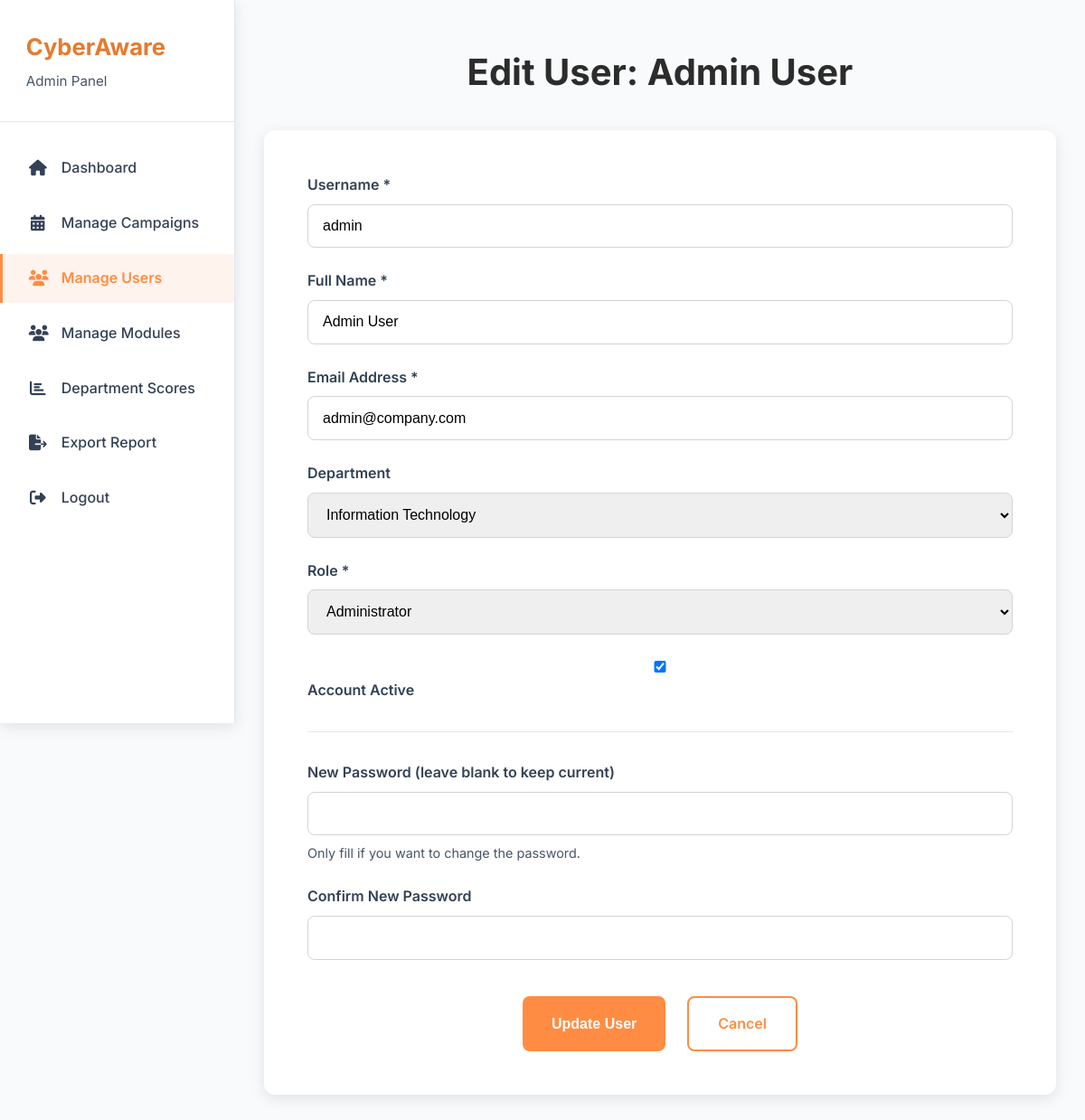
/admin/edit_user.php?id=1 (signed in), run on the app's committed database.
### tables this page shows
CREATE TABLE `users` (
  `id` int(11) NOT NULL,
  `username` varchar(100) NOT NULL,
  `password_hash` varchar(255) NOT NULL,
  `full_name` varchar(150) DEFAULT NULL,
  `email` varchar(150) DEFAULT NULL,
  `role` enum('trainee','admin','manager','compliance') NOT NULL DEFAULT 'trainee',
  `department_id` int(11) DEFAULT NULL,
  `is_active` tinyint(1) DEFAULT 1,
  `created_at` datetime DEFAULT current_timestamp(),
  `last_login` datetime DEFAULT NULL,
  `failed_login_attempts` int(11) DEFAULT 0,
  `password_changed_at` datetime DEFAULT NULL
);

CREATE TABLE `departments` (
  `id` int(11) NOT NULL,
  `name` varchar(100) NOT NULL,
  `code` varchar(20) DEFAULT NULL,
  `manager_user_id` int(11) DEFAULT NULL,
  `parent_id` int(11) DEFAULT NULL,
  `created_at` datetime DEFAULT current_timestamp()
);

### admin/edit_user.php (the view, shortened to what this page needs)
<?php
$pdo = getDBConnection();
$user_id = $_GET['id'] ?? null;
$departments = [];
try {
    $stmt = $pdo->query("SELECT id, name FROM departments ORDER BY name");
    $departments = $stmt->fetchAll(PDO::FETCH_ASSOC);
} catch (Exception $e) {
}
$user = null;
try {
    $stmt = $pdo->prepare("
        SELECT id, username, full_name, email, role, department_id, is_active
        FROM users
        WHERE id = :id
    ");
    $stmt->execute([':id' => $user_id]);
    $user = $stmt->fetch(PDO::FETCH_ASSOC);
} catch (Exception $e) {
    $error_message = 'Unable to load user data.';
}
$username = $user['username'] ?? '';
$full_name = $user['full_name'] ?? '';
$email = $user['email'] ?? '';
$department_id = $user['department_id'];
$role = $user['role'] ?? '';
$is_active = $user['is_active'] ?? 1;
?>
<!DOCTYPE html>
<html lang="en">
<head>
    <link rel="stylesheet" href="https://cdnjs.cloudflare.com/ajax/libs/font-awesome/6.4.0/css/all.min.css">
</head>
<body>
    <?php include 'admin-sidebar.php'; ?>
    <main class="main-content">
        <h2 class="page-title">Edit User: <?= htmlspecialchars($user['full_name'] ?? 'Unknown') ?></h2>
        <div class="card">
            <form method="POST">
                <div class="form-group">
                    <label for="username">Username *</label>
                    <input type="text" id="username" name="username" value="<?= htmlspecialchars($username) ?>" required>
                </div>
                <div class="form-group">
                    <label for="full_name">Full Name *</label>
                    <input type="text" id="full_name" name="full_name" value="<?= htmlspecialchars($full_name) ?>" required>
                </div>
                <div class="form-group">
                    <label for="email">Email Address *</label>
                    <input type="email" id="email" name="email" value="<?= htmlspecialchars($email) ?>" required>
                </div>
                <div class="form-group">
                    <label for="department_id">Department</label>
                    <select id="department_id" name="department_id">
                        <?php foreach ($departments as $dept): ?>
                            <option value="<?= $dept['id'] ?>" <?= ($department_id == $dept['id']) ? 'selected' : '' ?>>
                                <?= htmlspecialchars($dept['name']) ?>
                            </option>
                        <?php endforeach; ?>
                    </select>
                </div>
                <div class="form-group">
                    <label for="role">Role *</label>
                    <select id="role" name="role" required>
                        <option value="admin" <?= ($role === 'admin') ? 'selected' : '' ?>>Administrator</option>
                    </select>
                </div>
                <div class="form-group checkbox">
                    <input type="checkbox" id="is_active" name="is_active" <?= $is_active ? 'checked' : '' ?>>
                    <label for="is_active">Account Active</label>
                </div>
                <hr style="margin: 2rem 0; border: none; border-top: 1px solid var(--gray-200);">
                <div class="form-group">
                    <label for="password">New Password (leave blank to keep current)</label>
                    <input type="password" id="password" name="password">
                    <div class="form-note">Only fill if you want to change the password.</div>
                </div>
                <div class="form-group">
                    <label for="confirm_password">Confirm New Password</label>
                    <input type="password" id="confirm_password" name="confirm_password">
                </div>
                <div class="form-actions">
                    <button type="submit" class="btn btn-primary">Update User</button>
                    <a href="manage-users.php" class="btn btn-secondary">Cancel</a>
                </div>
            </form>
        </div>
    </main>
</body>
</html>

### admin/edit_user.php (style rules this page uses)
:root { --primary: #FF8C42; --primary-dark: #E67A2E; --primary-light: #FFF4ED; --success: #00A65A; --danger: #DD4B39; --dark: #2C2C2C; --gray-50: #f8fafc; --gray-100: #f1f5f9; --gray-200: #e2e8f0; --gray-300: #D4D4D4; --gray-600: #475569; --gray-700: #334155; --white: #FFFFFF; --shadow-md: 0 4px 16px rgba(0,0,0,0.1); --sidebar-width: 260px; --radius: 12px; }
* { margin: 0; padding: 0; box-sizing: border-box; }
body { font-family: 'Inter', -apple-system, BlinkMacSystemFont, 'Segoe UI', sans-serif; background: var(--gray-50); color: var(--dark); line-height: 1.6; }
.main-content { margin-left: var(--sidebar-width); padding: 3rem 2rem; min-height: 100vh; }
.page-title { font-size: 2.5rem; font-weight: 700; margin-bottom: 2rem; color: var(--dark); text-align: center; }
.card { background: var(--white); padding: 3rem; border-radius: var(--radius); box-shadow: var(--shadow-md); max-width: 900px; margin: 0 auto; }
.form-group { margin-bottom: 1.5rem; }
.form-group label { display: block; margin-bottom: 0.5rem; font-weight: 600; color: var(--gray-700); }
.form-group input, .form-group select { width: 100%; padding: 0.9rem 1rem; border: 1px solid var(--gray-300); border-radius: 8px; font-size: 1rem; }
.form-note { font-size: 0.9rem; color: var(--gray-600); margin-top: 0.5rem; }
.form-actions { display: flex; gap: 1.5rem; margin-top: 2.5rem; justify-content: center; }
.btn { padding: 1rem 2rem; border-radius: 8px; font-weight: 600; font-size: 1rem; cursor: pointer; border: none; transition: all 0.3s; text-decoration: none; display: inline-block; }
.btn-primary { background: var(--primary); color: white; }
.btn-secondary { background: transparent; color: var(--primary); border: 2px solid var(--primary); }

### admin/admin-sidebar.php (style rules this page uses)
:root { --primary: #FF8C42; --primary-dark: #E67A2E; --primary-light: #FFF4ED; --gray-50: #f8fafc; --gray-100: #f1f5f9; --gray-200: #e2e8f0; --gray-600: #475569; --gray-700: #334155; --gray-800: #1e293b; --sidebar-width: 260px; --shadow-md: 0 4px 16px rgba(0,0,0,0.1); --radius: 12px; }

### data on the page
users: full_name "Admin User", username "admin", email "admin@company.com", department_id "Information Technology", role "Administrator", is_active "☑"
